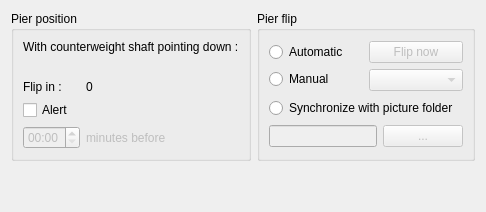
      <widget class="QWidget" name="tabMeridian">
       <attribute name="title">
        <string>Merdian</string>
       </attribute>
       <layout class="QVBoxLayout" name="verticalLayout_10">
        <item>
         <layout class="QHBoxLayout" name="horizontalLayout_12">
          <property name="rightMargin">
           <number>0</number>
          </property>
          <property name="bottomMargin">
           <number>0</number>
          </property>
          <item>
           <widget class="QGroupBox" name="groupBox_PierPostion">
            <property name="sizePolicy">
             <sizepolicy hsizetype="Preferred" vsizetype="Preferred">
              <horstretch>1</horstretch>
              <verstretch>0</verstretch>
             </sizepolicy>
            </property>
            <property name="title">
             <string>Pier position</string>
            </property>
            <layout class="QFormLayout" name="formLayout_4">
             <item row="2" column="0">
              <widget class="QLabel" name="label_FlipIn">
               <property name="text">
                <string>Flip in :</string>
               </property>
              </widget>
             </item>
             <item row="2" column="1">
              <widget class="QLabel" name="label_FlipInValue">
               <property name="sizePolicy">
                <sizepolicy hsizetype="Minimum" vsizetype="Preferred">
                 <horstretch>0</horstretch>
                 <verstretch>0</verstretch>
                </sizepolicy>
               </property>
               <property name="text">
                <string>0</string>
               </property>
              </widget>
             </item>
             <item row="3" column="0" colspan="2">
              <widget class="QCheckBox" name="checkBox_PierFlipAlert">
               <property name="text">
                <string>Alert</string>
               </property>
              </widget>
             </item>
             <item row="4" column="0">
              <widget class="QTimeEdit" name="timeEdit_PierFlipAlert">
               <property name="enabled">
                <bool>false</bool>
               </property>
               <property name="maximumTime">
                <time>
                 <hour>0</hour>
                 <minute>59</minute>
                 <second>59</second>
                </time>
               </property>
               <property name="displayFormat">
                <string>mm:ss</string>
               </property>
              </widget>
             </item>
             <item row="4" column="1">
              <widget class="QLabel" name="label_PierFlipAlert">
               <property name="enabled">
                <bool>false</bool>
               </property>
               <property name="text">
                <string>minutes before</string>
               </property>
              </widget>
             </item>
             <item row="1" column="0" colspan="2">
              <widget class="QLabel" name="label_SideOfPierValue">
               <property name="sizePolicy">
                <sizepolicy hsizetype="Minimum" vsizetype="Preferred">
                 <horstretch>0</horstretch>
                 <verstretch>0</verstretch>
                </sizepolicy>
               </property>
               <property name="text">
                <string/>
               </property>
              </widget>
             </item>
             <item row="0" column="0" colspan="2">
              <widget class="QLabel" name="label_RegularSideOfPier">
               <property name="text">
                <string>With counterweight shaft pointing down :</string>
               </property>
              </widget>
             </item>
            </layout>
           </widget>
          </item>
          <item>
           <widget class="QGroupBox" name="groupBox_PierFlip">
            <property name="sizePolicy">
             <sizepolicy hsizetype="Preferred" vsizetype="Preferred">
              <horstretch>2</horstretch>
              <verstretch>0</verstretch>
             </sizepolicy>
            </property>
            <property name="title">
             <string>Pier flip</string>
            </property>
            <layout class="QVBoxLayout" name="verticalLayout_12">
             <item>
              <layout class="QHBoxLayout" name="horizontalLayout_14">
               <property name="rightMargin">
                <number>0</number>
               </property>
               <item>
                <layout class="QVBoxLayout" name="verticalLayout_11">
                 <item>
                  <widget class="QRadioButton" name="radioButton_PierFlipAutomatic">
                   <property name="text">
                    <string>Automatic</string>
                   </property>
                  </widget>
                 </item>
                 <item>
                  <widget class="QRadioButton" name="radioButton_PierFlipManual">
                   <property name="text">
                    <string>Manual</string>
                   </property>
                  </widget>
                 </item>
                </layout>
               </item>
               <item>
                <layout class="QVBoxLayout" name="verticalLayout_14">
                 <item>
                  <widget class="QPushButton" name="pushButton_PierFlipNow">
                   <property name="enabled">
                    <bool>false</bool>
                   </property>
                   <property name="text">
                    <string>Flip now</string>
                   </property>
                  </widget>
                 </item>
                 <item>
                  <widget class="QComboBox" name="comboBox_ManualSideOfPier">
                   <property name="enabled">
                    <bool>false</bool>
                   </property>
                  </widget>
                 </item>
                </layout>
               </item>
              </layout>
             </item>
             <item>
              <widget class="QRadioButton" name="radioButton_PierFlipPictureFolder">
               <property name="text">
                <string>Synchronize with picture folder</string>
               </property>
              </widget>
             </item>
             <item>
              <layout class="QHBoxLayout" name="horizontalLayout_11">
               <property name="topMargin">
                <number>0</number>
               </property>
               <item>
                <widget class="QLineEdit" name="lineEdit_PierFlipPictureFolder">
                 <property name="enabled">
                  <bool>false</bool>
                 </property>
                </widget>
               </item>
               <item>
                <widget class="QPushButton" name="pushButton_PierFlipPictureFolder">
                 <property name="enabled">
                  <bool>false</bool>
                 </property>
                 <property name="text">
                  <string>...</string>
                 </property>
                </widget>
               </item>
              </layout>
             </item>
            </layout>
           </widget>
          </item>
         </layout>
        </item>
        <item>
         <spacer name="verticalSpacer_4">
          <property name="orientation">
           <enum>Qt::Vertical</enum>
          </property>
          <property name="sizeHint" stdset="0">
           <size>
            <width>20</width>
            <height>40</height>
           </size>
          </property>
         </spacer>
        </item>
       </layout>
      </widget>
